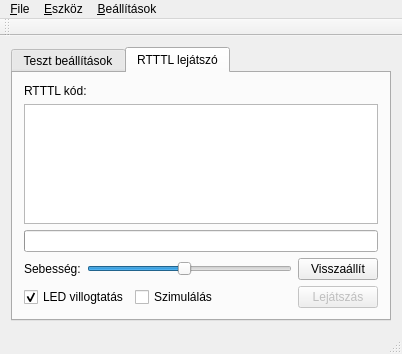
<?xml version="1.0" encoding="UTF-8"?>
<ui version="4.0">
 <class>MainWindow</class>
 <widget class="QMainWindow" name="MainWindow">
  <property name="geometry">
   <rect>
    <x>0</x>
    <y>0</y>
    <width>402</width>
    <height>354</height>
   </rect>
  </property>
  <property name="windowTitle">
   <string>Magic Radio Controller</string>
  </property>
  <widget class="QWidget" name="centralWidget">
   <layout class="QGridLayout" name="gridLayout">
    <item row="0" column="0">
     <widget class="QTabWidget" name="tabWidget">
      <property name="currentIndex">
       <number>1</number>
      </property>
      <widget class="QWidget" name="tab">
       <attribute name="title">
        <string>Teszt beállítások</string>
       </attribute>
       <layout class="QGridLayout" name="gridLayout_4">
        <item row="0" column="0">
         <layout class="QGridLayout" name="gridLayout_3">
          <item row="1" column="0">
           <layout class="QVBoxLayout" name="verticalLayout">
            <item>
             <layout class="QHBoxLayout" name="horizontalLayout">
              <item>
               <widget class="QLabel" name="label">
                <property name="text">
                 <string>LED fényerő:</string>
                </property>
               </widget>
              </item>
              <item>
               <widget class="QSlider" name="ledPwmSlider">
                <property name="enabled">
                 <bool>true</bool>
                </property>
                <property name="maximum">
                 <number>255</number>
                </property>
                <property name="value">
                 <number>127</number>
                </property>
                <property name="orientation">
                 <enum>Qt::Horizontal</enum>
                </property>
               </widget>
              </item>
             </layout>
            </item>
            <item>
             <layout class="QHBoxLayout" name="horizontalLayout_4">
              <item>
               <spacer name="horizontalSpacer_3">
                <property name="orientation">
                 <enum>Qt::Horizontal</enum>
                </property>
                <property name="sizeHint" stdset="0">
                 <size>
                  <width>40</width>
                  <height>20</height>
                 </size>
                </property>
               </spacer>
              </item>
              <item>
               <widget class="QPushButton" name="ledTurnerButton">
                <property name="text">
                 <string>LED kikapcsolása</string>
                </property>
                <property name="checkable">
                 <bool>true</bool>
                </property>
                <property name="flat">
                 <bool>false</bool>
                </property>
               </widget>
              </item>
             </layout>
            </item>
           </layout>
          </item>
          <item row="0" column="0">
           <widget class="QGroupBox" name="groupBox">
            <property name="title">
             <string>Rádió adó</string>
            </property>
            <layout class="QGridLayout" name="gridLayout_5">
             <item row="0" column="0">
              <layout class="QGridLayout" name="gridLayout_2">
               <item row="1" column="1">
                <spacer name="horizontalSpacer">
                 <property name="orientation">
                  <enum>Qt::Horizontal</enum>
                 </property>
                 <property name="sizeHint" stdset="0">
                  <size>
                   <width>40</width>
                   <height>20</height>
                  </size>
                 </property>
                </spacer>
               </item>
               <item row="0" column="0">
                <widget class="QLabel" name="label_2">
                 <property name="text">
                  <string>Hangfrekvencia</string>
                 </property>
                </widget>
               </item>
               <item row="0" column="1">
                <widget class="QSlider" name="horizontalSlider">
                 <property name="maximum">
                  <number>2000</number>
                 </property>
                 <property name="value">
                  <number>440</number>
                 </property>
                 <property name="orientation">
                  <enum>Qt::Horizontal</enum>
                 </property>
                </widget>
               </item>
               <item row="1" column="2">
                <widget class="QLabel" name="label_7">
                 <property name="font">
                  <font>
                   <pointsize>11</pointsize>
                   <weight>75</weight>
                   <bold>true</bold>
                  </font>
                 </property>
                 <property name="text">
                  <string>100 MHz</string>
                 </property>
                </widget>
               </item>
               <item row="0" column="2">
                <layout class="QHBoxLayout" name="horizontalLayout_2">
                 <item>
                  <widget class="QSpinBox" name="freqBox">
                   <property name="maximum">
                    <number>2000</number>
                   </property>
                   <property name="value">
                    <number>440</number>
                   </property>
                  </widget>
                 </item>
                 <item>
                  <widget class="QLabel" name="label_3">
                   <property name="text">
                    <string>Hz</string>
                   </property>
                  </widget>
                 </item>
                </layout>
               </item>
               <item row="1" column="0">
                <widget class="QLabel" name="label_6">
                 <property name="text">
                  <string>Adófrekvencia:</string>
                 </property>
                </widget>
               </item>
               <item row="3" column="2">
                <widget class="QPushButton" name="txButton">
                 <property name="text">
                  <string>Adás</string>
                 </property>
                </widget>
               </item>
              </layout>
             </item>
             <item row="1" column="0">
              <spacer name="verticalSpacer_2">
               <property name="orientation">
                <enum>Qt::Vertical</enum>
               </property>
               <property name="sizeHint" stdset="0">
                <size>
                 <width>20</width>
                 <height>67</height>
                </size>
               </property>
              </spacer>
             </item>
            </layout>
           </widget>
          </item>
         </layout>
        </item>
       </layout>
      </widget>
      <widget class="QWidget" name="tab_2">
       <attribute name="title">
        <string>RTTTL lejátszó</string>
       </attribute>
       <layout class="QVBoxLayout" name="verticalLayout_3">
        <item>
         <layout class="QVBoxLayout" name="verticalLayout_2">
          <item>
           <widget class="QLabel" name="label_4">
            <property name="text">
             <string>RTTTL kód:</string>
            </property>
           </widget>
          </item>
          <item>
           <widget class="QPlainTextEdit" name="rtttlBox"/>
          </item>
          <item>
           <widget class="QProgressBar" name="playProgress">
            <property name="value">
             <number>0</number>
            </property>
            <property name="textVisible">
             <bool>false</bool>
            </property>
           </widget>
          </item>
         </layout>
        </item>
        <item>
         <layout class="QHBoxLayout" name="horizontalLayout_5">
          <item>
           <widget class="QLabel" name="label_5">
            <property name="text">
             <string>Sebesség:</string>
            </property>
           </widget>
          </item>
          <item>
           <widget class="QSlider" name="speedSlider">
            <property name="minimum">
             <number>1</number>
            </property>
            <property name="maximum">
             <number>20</number>
            </property>
            <property name="value">
             <number>10</number>
            </property>
            <property name="orientation">
             <enum>Qt::Horizontal</enum>
            </property>
            <property name="invertedAppearance">
             <bool>false</bool>
            </property>
            <property name="invertedControls">
             <bool>true</bool>
            </property>
           </widget>
          </item>
          <item>
           <widget class="QPushButton" name="defaultSliderButton">
            <property name="text">
             <string>Visszaállít</string>
            </property>
           </widget>
          </item>
         </layout>
        </item>
        <item>
         <layout class="QHBoxLayout" name="horizontalLayout_6">
          <item>
           <widget class="QCheckBox" name="flashLed">
            <property name="text">
             <string>LED villogtatás</string>
            </property>
            <property name="checked">
             <bool>true</bool>
            </property>
           </widget>
          </item>
          <item>
           <widget class="QCheckBox" name="simulationBox">
            <property name="text">
             <string>Szimulálás</string>
            </property>
           </widget>
          </item>
          <item>
           <spacer name="horizontalSpacer_4">
            <property name="orientation">
             <enum>Qt::Horizontal</enum>
            </property>
            <property name="sizeHint" stdset="0">
             <size>
              <width>40</width>
              <height>20</height>
             </size>
            </property>
           </spacer>
          </item>
          <item>
           <widget class="QPushButton" name="playButton">
            <property name="enabled">
             <bool>false</bool>
            </property>
            <property name="text">
             <string>Lejátszás</string>
            </property>
            <property name="checkable">
             <bool>false</bool>
            </property>
            <property name="autoRepeat">
             <bool>false</bool>
            </property>
           </widget>
          </item>
         </layout>
        </item>
       </layout>
      </widget>
     </widget>
    </item>
   </layout>
  </widget>
  <widget class="QMenuBar" name="menuBar">
   <property name="geometry">
    <rect>
     <x>0</x>
     <y>0</y>
     <width>402</width>
     <height>19</height>
    </rect>
   </property>
   <widget class="QMenu" name="menu_Eszk_z">
    <property name="title">
     <string>&amp;Eszköz</string>
    </property>
    <addaction name="actionConnect"/>
   </widget>
   <widget class="QMenu" name="menu_File">
    <property name="title">
     <string>&amp;File</string>
    </property>
    <addaction name="action_openRTTTL"/>
    <addaction name="separator"/>
    <addaction name="actionQuit"/>
   </widget>
   <widget class="QMenu" name="menu_Ve_ll_t_sok">
    <property name="title">
     <string>&amp;Beállítások</string>
    </property>
    <addaction name="action_Sound"/>
   </widget>
   <addaction name="menu_File"/>
   <addaction name="menu_Eszk_z"/>
   <addaction name="menu_Ve_ll_t_sok"/>
  </widget>
  <widget class="QStatusBar" name="statusBar"/>
  <widget class="QToolBar" name="toolBar">
   <property name="windowTitle">
    <string>toolBar</string>
   </property>
   <attribute name="toolBarArea">
    <enum>TopToolBarArea</enum>
   </attribute>
   <attribute name="toolBarBreak">
    <bool>false</bool>
   </attribute>
  </widget>
  <action name="actionConnect">
   <property name="text">
    <string>&amp;Csatlakozás</string>
   </property>
  </action>
  <action name="actionQuit">
   <property name="text">
    <string>&amp;Kilépés</string>
   </property>
  </action>
  <action name="action_openRTTTL">
   <property name="text">
    <string>RTTTL &amp;megnyitása</string>
   </property>
   <property name="shortcut">
    <string>Ctrl+O</string>
   </property>
  </action>
  <action name="action_Sound">
   <property name="text">
    <string>&amp;Hang</string>
   </property>
  </action>
 </widget>
 <layoutdefault spacing="6" margin="11"/>
 <resources/>
 <connections>
  <connection>
   <sender>horizontalSlider</sender>
   <signal>valueChanged(int)</signal>
   <receiver>freqBox</receiver>
   <slot>setValue(int)</slot>
   <hints>
    <hint type="sourcelabel">
     <x>170</x>
     <y>142</y>
    </hint>
    <hint type="destinationlabel">
     <x>314</x>
     <y>120</y>
    </hint>
   </hints>
  </connection>
  <connection>
   <sender>freqBox</sender>
   <signal>valueChanged(int)</signal>
   <receiver>horizontalSlider</receiver>
   <slot>setValue(int)</slot>
   <hints>
    <hint type="sourcelabel">
     <x>314</x>
     <y>120</y>
    </hint>
    <hint type="destinationlabel">
     <x>192</x>
     <y>142</y>
    </hint>
   </hints>
  </connection>
  <connection>
   <sender>actionQuit</sender>
   <signal>triggered()</signal>
   <receiver>MainWindow</receiver>
   <slot>close()</slot>
   <hints>
    <hint type="sourcelabel">
     <x>-1</x>
     <y>-1</y>
    </hint>
    <hint type="destinationlabel">
     <x>159</x>
     <y>145</y>
    </hint>
   </hints>
  </connection>
  <connection>
   <sender>freqBox</sender>
   <signal>valueChanged(int)</signal>
   <receiver>MainWindow</receiver>
   <slot>setFrequency(int)</slot>
   <hints>
    <hint type="sourcelabel">
     <x>314</x>
     <y>120</y>
    </hint>
    <hint type="destinationlabel">
     <x>159</x>
     <y>145</y>
    </hint>
   </hints>
  </connection>
  <connection>
   <sender>ledPwmSlider</sender>
   <signal>valueChanged(int)</signal>
   <receiver>MainWindow</receiver>
   <slot>dimLed(int)</slot>
   <hints>
    <hint type="sourcelabel">
     <x>299</x>
     <y>369</y>
    </hint>
    <hint type="destinationlabel">
     <x>159</x>
     <y>145</y>
    </hint>
   </hints>
  </connection>
  <connection>
   <sender>actionConnect</sender>
   <signal>triggered()</signal>
   <receiver>MainWindow</receiver>
   <slot>connectDevice()</slot>
   <hints>
    <hint type="sourcelabel">
     <x>-1</x>
     <y>-1</y>
    </hint>
    <hint type="destinationlabel">
     <x>159</x>
     <y>145</y>
    </hint>
   </hints>
  </connection>
 </connections>
 <slots>
  <slot>setFrequency(int)</slot>
  <slot>dimLed(int)</slot>
  <slot>connectDevice()</slot>
  <slot>disableLED()</slot>
 </slots>
</ui>
